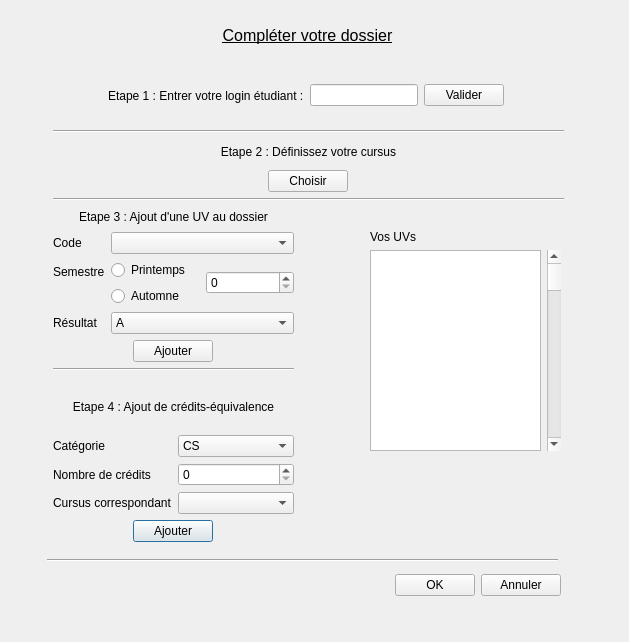
<?xml version="1.0" encoding="UTF-8"?>
<ui version="4.0">
 <class>fenEditDoss</class>
 <widget class="QDialog" name="fenEditDoss">
  <property name="geometry">
   <rect>
    <x>0</x>
    <y>0</y>
    <width>629</width>
    <height>642</height>
   </rect>
  </property>
  <property name="windowTitle">
   <string>Dialog</string>
  </property>
  <widget class="QWidget" name="verticalLayoutWidget_5">
   <property name="geometry">
    <rect>
     <x>53</x>
     <y>400</y>
     <width>241</width>
     <height>142</height>
    </rect>
   </property>
   <layout class="QVBoxLayout" name="verticalLayout_5">
    <item alignment="Qt::AlignTop">
     <widget class="QLabel" name="label_5">
      <property name="text">
       <string>Etape 4 : Ajout de crédits-équivalence</string>
      </property>
      <property name="alignment">
       <set>Qt::AlignCenter</set>
      </property>
     </widget>
    </item>
    <item>
     <layout class="QFormLayout" name="formLayout_3">
      <item row="0" column="0">
       <widget class="QLabel" name="label_9">
        <property name="text">
         <string>Catégorie</string>
        </property>
       </widget>
      </item>
      <item row="1" column="0">
       <widget class="QLabel" name="label_10">
        <property name="text">
         <string>Nombre de crédits</string>
        </property>
       </widget>
      </item>
      <item row="2" column="0">
       <widget class="QLabel" name="label_11">
        <property name="text">
         <string>Cursus correspondant</string>
        </property>
       </widget>
      </item>
      <item row="0" column="1">
       <widget class="QComboBox" name="comboBox_2">
        <item>
         <property name="text">
          <string>CS</string>
         </property>
        </item>
        <item>
         <property name="text">
          <string>TM</string>
         </property>
        </item>
        <item>
         <property name="text">
          <string>TSH</string>
         </property>
        </item>
        <item>
         <property name="text">
          <string>SP</string>
         </property>
        </item>
       </widget>
      </item>
      <item row="1" column="1">
       <widget class="QSpinBox" name="spinBox_nb"/>
      </item>
      <item row="2" column="1">
       <widget class="QComboBox" name="comboBox_portee"/>
      </item>
     </layout>
    </item>
    <item alignment="Qt::AlignHCenter">
     <widget class="QPushButton" name="pushButton_ajouter4">
      <property name="text">
       <string>Ajouter</string>
      </property>
     </widget>
    </item>
   </layout>
  </widget>
  <widget class="QWidget" name="verticalLayoutWidget">
   <property name="geometry">
    <rect>
     <x>53</x>
     <y>130</y>
     <width>511</width>
     <height>71</height>
    </rect>
   </property>
   <layout class="QVBoxLayout" name="verticalLayout">
    <item>
     <widget class="Line" name="line">
      <property name="orientation">
       <enum>Qt::Horizontal</enum>
      </property>
     </widget>
    </item>
    <item>
     <widget class="QLabel" name="label_2">
      <property name="text">
       <string>Etape 2 : Définissez votre cursus</string>
      </property>
      <property name="alignment">
       <set>Qt::AlignCenter</set>
      </property>
     </widget>
    </item>
    <item alignment="Qt::AlignHCenter">
     <widget class="QPushButton" name="pushButton">
      <property name="text">
       <string>Choisir</string>
      </property>
     </widget>
    </item>
    <item>
     <widget class="Line" name="line_2">
      <property name="orientation">
       <enum>Qt::Horizontal</enum>
      </property>
     </widget>
    </item>
   </layout>
  </widget>
  <widget class="QWidget" name="verticalLayoutWidget_3">
   <property name="geometry">
    <rect>
     <x>52</x>
     <y>20</y>
     <width>511</width>
     <height>31</height>
    </rect>
   </property>
   <layout class="QVBoxLayout" name="verticalLayout_3">
    <item>
     <widget class="QLabel" name="label">
      <property name="text">
       <string>&lt;html&gt;&lt;head/&gt;&lt;body&gt;&lt;p&gt;&lt;span style=&quot; font-size:12pt; text-decoration: underline;&quot;&gt;Compléter votre dossier&lt;/span&gt;&lt;/p&gt;&lt;/body&gt;&lt;/html&gt;</string>
      </property>
      <property name="alignment">
       <set>Qt::AlignCenter</set>
      </property>
     </widget>
    </item>
   </layout>
  </widget>
  <widget class="QWidget" name="verticalLayoutWidget_2">
   <property name="geometry">
    <rect>
     <x>53</x>
     <y>210</y>
     <width>241</width>
     <height>161</height>
    </rect>
   </property>
   <layout class="QVBoxLayout" name="verticalLayout_2">
    <item alignment="Qt::AlignTop">
     <widget class="QLabel" name="label_3">
      <property name="text">
       <string>Etape 3 : Ajout d'une UV au dossier</string>
      </property>
      <property name="alignment">
       <set>Qt::AlignCenter</set>
      </property>
     </widget>
    </item>
    <item>
     <layout class="QFormLayout" name="formLayout_2">
      <property name="sizeConstraint">
       <enum>QLayout::SetMaximumSize</enum>
      </property>
      <property name="fieldGrowthPolicy">
       <enum>QFormLayout::AllNonFixedFieldsGrow</enum>
      </property>
      <property name="labelAlignment">
       <set>Qt::AlignLeading|Qt::AlignLeft|Qt::AlignVCenter</set>
      </property>
      <item row="0" column="0">
       <widget class="QLabel" name="label_6">
        <property name="text">
         <string>Code</string>
        </property>
       </widget>
      </item>
      <item row="1" column="0">
       <widget class="QLabel" name="label_7">
        <property name="text">
         <string>Semestre</string>
        </property>
       </widget>
      </item>
      <item row="1" column="1">
       <layout class="QGridLayout" name="gridLayout">
        <item row="0" column="0">
         <widget class="QRadioButton" name="radioButton_printemps">
          <property name="text">
           <string>Printemps</string>
          </property>
         </widget>
        </item>
        <item row="1" column="0">
         <widget class="QRadioButton" name="radioButton_automne">
          <property name="text">
           <string>Automne</string>
          </property>
         </widget>
        </item>
        <item row="0" column="1" rowspan="2">
         <widget class="QSpinBox" name="annee"/>
        </item>
       </layout>
      </item>
      <item row="2" column="0">
       <widget class="QLabel" name="label_8">
        <property name="text">
         <string>Résultat</string>
        </property>
       </widget>
      </item>
      <item row="2" column="1">
       <widget class="QComboBox" name="comboBoxRes">
        <item>
         <property name="text">
          <string>A</string>
         </property>
        </item>
        <item>
         <property name="text">
          <string>B</string>
         </property>
        </item>
        <item>
         <property name="text">
          <string>C</string>
         </property>
        </item>
        <item>
         <property name="text">
          <string>D</string>
         </property>
        </item>
        <item>
         <property name="text">
          <string>E</string>
         </property>
        </item>
        <item>
         <property name="text">
          <string>FX</string>
         </property>
        </item>
        <item>
         <property name="text">
          <string>F</string>
         </property>
        </item>
        <item>
         <property name="text">
          <string>En Cours</string>
         </property>
        </item>
       </widget>
      </item>
      <item row="0" column="1">
       <widget class="QComboBox" name="comboBox_4"/>
      </item>
     </layout>
    </item>
    <item alignment="Qt::AlignHCenter">
     <widget class="QPushButton" name="pushButton_ajouterEtape3">
      <property name="text">
       <string>Ajouter</string>
      </property>
     </widget>
    </item>
    <item>
     <widget class="Line" name="line_4">
      <property name="orientation">
       <enum>Qt::Horizontal</enum>
      </property>
     </widget>
    </item>
   </layout>
  </widget>
  <widget class="QWidget" name="verticalLayoutWidget_4">
   <property name="geometry">
    <rect>
     <x>370</x>
     <y>230</y>
     <width>191</width>
     <height>221</height>
    </rect>
   </property>
   <layout class="QGridLayout" name="gridLayout_2">
    <item row="2" column="0">
     <widget class="QListWidget" name="listUvsAjoutes"/>
    </item>
    <item row="1" column="0">
     <widget class="QLabel" name="label_4">
      <property name="text">
       <string>Vos UVs</string>
      </property>
     </widget>
    </item>
    <item row="2" column="1">
     <widget class="QScrollBar" name="verticalScrollBar">
      <property name="orientation">
       <enum>Qt::Vertical</enum>
      </property>
     </widget>
    </item>
   </layout>
  </widget>
  <widget class="QWidget" name="horizontalLayoutWidget">
   <property name="geometry">
    <rect>
     <x>50</x>
     <y>560</y>
     <width>511</width>
     <height>51</height>
    </rect>
   </property>
   <layout class="QHBoxLayout" name="horizontalLayout">
    <item>
     <spacer name="horizontalSpacer">
      <property name="orientation">
       <enum>Qt::Horizontal</enum>
      </property>
      <property name="sizeHint" stdset="0">
       <size>
        <width>40</width>
        <height>20</height>
       </size>
      </property>
     </spacer>
    </item>
    <item>
     <widget class="QPushButton" name="boutonOK">
      <property name="text">
       <string>OK</string>
      </property>
     </widget>
    </item>
    <item>
     <widget class="QPushButton" name="BoutonAnnuler">
      <property name="text">
       <string>Annuler</string>
      </property>
     </widget>
    </item>
   </layout>
  </widget>
  <widget class="QWidget" name="horizontalLayoutWidget_2">
   <property name="geometry">
    <rect>
     <x>50</x>
     <y>70</y>
     <width>511</width>
     <height>51</height>
    </rect>
   </property>
   <layout class="QHBoxLayout" name="horizontalLayout_4">
    <item>
     <spacer name="horizontalSpacer_2">
      <property name="orientation">
       <enum>Qt::Horizontal</enum>
      </property>
      <property name="sizeHint" stdset="0">
       <size>
        <width>40</width>
        <height>20</height>
       </size>
      </property>
     </spacer>
    </item>
    <item alignment="Qt::AlignHCenter">
     <widget class="QLabel" name="label_12">
      <property name="text">
       <string>Etape 1 : Entrer votre login étudiant :</string>
      </property>
     </widget>
    </item>
    <item alignment="Qt::AlignHCenter">
     <widget class="QLineEdit" name="lineEdit"/>
    </item>
    <item>
     <widget class="QPushButton" name="pushButton_Valider">
      <property name="text">
       <string>Valider</string>
      </property>
     </widget>
    </item>
    <item>
     <spacer name="horizontalSpacer_3">
      <property name="orientation">
       <enum>Qt::Horizontal</enum>
      </property>
      <property name="sizeHint" stdset="0">
       <size>
        <width>40</width>
        <height>20</height>
       </size>
      </property>
     </spacer>
    </item>
   </layout>
  </widget>
  <widget class="Line" name="line_3">
   <property name="geometry">
    <rect>
     <x>47</x>
     <y>550</y>
     <width>511</width>
     <height>20</height>
    </rect>
   </property>
   <property name="orientation">
    <enum>Qt::Horizontal</enum>
   </property>
  </widget>
 </widget>
 <resources/>
 <connections>
  <connection>
   <sender>BoutonAnnuler</sender>
   <signal>clicked()</signal>
   <receiver>fenEditDoss</receiver>
   <slot>close()</slot>
   <hints>
    <hint type="sourcelabel">
     <x>521</x>
     <y>586</y>
    </hint>
    <hint type="destinationlabel">
     <x>609</x>
     <y>529</y>
    </hint>
   </hints>
  </connection>
 </connections>
</ui>
